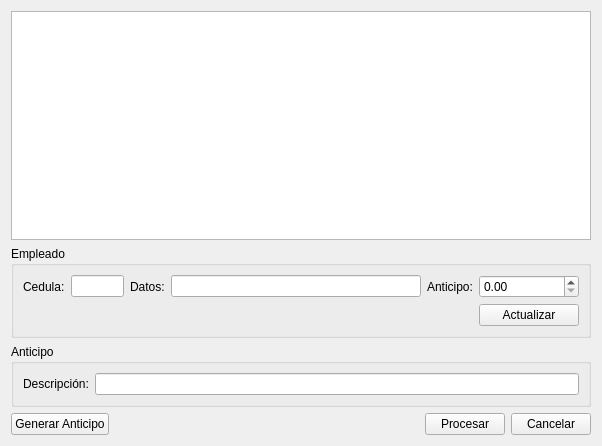
<?xml version="1.0" encoding="UTF-8"?>
<ui version="4.0">
 <class>AnticipoWidget</class>
 <widget class="QWidget" name="AnticipoWidget">
  <property name="windowModality">
   <enum>Qt::WindowModal</enum>
  </property>
  <property name="geometry">
   <rect>
    <x>0</x>
    <y>0</y>
    <width>602</width>
    <height>446</height>
   </rect>
  </property>
  <property name="windowTitle">
   <string>Form</string>
  </property>
  <layout class="QGridLayout" name="gridLayout_3">
   <item row="3" column="0">
    <layout class="QHBoxLayout" name="horizontalLayout">
     <item>
      <widget class="QPushButton" name="generarAnticipoPushButton">
       <property name="text">
        <string>Generar Anticipo</string>
       </property>
      </widget>
     </item>
     <item>
      <spacer name="horizontalSpacer">
       <property name="orientation">
        <enum>Qt::Horizontal</enum>
       </property>
       <property name="sizeHint" stdset="0">
        <size>
         <width>40</width>
         <height>20</height>
        </size>
       </property>
      </spacer>
     </item>
     <item>
      <widget class="QPushButton" name="procesarPushButton">
       <property name="text">
        <string>Procesar</string>
       </property>
      </widget>
     </item>
     <item>
      <widget class="QPushButton" name="cancelarPushButton">
       <property name="text">
        <string>Cancelar</string>
       </property>
      </widget>
     </item>
    </layout>
   </item>
   <item row="2" column="0">
    <widget class="QGroupBox" name="groupBox_2">
     <property name="title">
      <string>Anticipo</string>
     </property>
     <layout class="QGridLayout" name="gridLayout_2">
      <item row="0" column="0">
       <widget class="QLabel" name="label_4">
        <property name="text">
         <string>Descripción:</string>
        </property>
       </widget>
      </item>
      <item row="0" column="1">
       <widget class="QLineEdit" name="descripcionLineEdit"/>
      </item>
     </layout>
    </widget>
   </item>
   <item row="1" column="0">
    <widget class="QGroupBox" name="groupBox">
     <property name="title">
      <string>Empleado</string>
     </property>
     <layout class="QGridLayout" name="gridLayout">
      <item row="2" column="5">
       <widget class="QPushButton" name="actualizarPushButton">
        <property name="text">
         <string>Actualizar</string>
        </property>
       </widget>
      </item>
      <item row="1" column="5">
       <widget class="QDoubleSpinBox" name="anticipoDoubleSpinBox">
        <property name="minimumSize">
         <size>
          <width>100</width>
          <height>0</height>
         </size>
        </property>
        <property name="showGroupSeparator" stdset="0">
         <bool>true</bool>
        </property>
        <property name="maximum">
         <double>99999.000000000000000</double>
        </property>
       </widget>
      </item>
      <item row="1" column="4">
       <widget class="QLabel" name="label_3">
        <property name="text">
         <string>Anticipo:</string>
        </property>
       </widget>
      </item>
      <item row="1" column="1">
       <widget class="QLineEdit" name="cedulaLineEdit">
        <property name="enabled">
         <bool>true</bool>
        </property>
        <property name="readOnly">
         <bool>true</bool>
        </property>
       </widget>
      </item>
      <item row="1" column="0">
       <widget class="QLabel" name="label">
        <property name="text">
         <string>Cedula:</string>
        </property>
       </widget>
      </item>
      <item row="1" column="3">
       <widget class="QLineEdit" name="datosLineEdit">
        <property name="enabled">
         <bool>true</bool>
        </property>
        <property name="minimumSize">
         <size>
          <width>250</width>
          <height>0</height>
         </size>
        </property>
        <property name="readOnly">
         <bool>true</bool>
        </property>
       </widget>
      </item>
      <item row="1" column="2">
       <widget class="QLabel" name="label_2">
        <property name="text">
         <string>Datos:</string>
        </property>
       </widget>
      </item>
     </layout>
    </widget>
   </item>
   <item row="0" column="0">
    <widget class="QTableView" name="anticipoTableView">
     <property name="tabKeyNavigation">
      <bool>false</bool>
     </property>
     <property name="selectionMode">
      <enum>QAbstractItemView::SingleSelection</enum>
     </property>
     <property name="selectionBehavior">
      <enum>QAbstractItemView::SelectRows</enum>
     </property>
     <attribute name="horizontalHeaderCascadingSectionResizes">
      <bool>true</bool>
     </attribute>
     <attribute name="horizontalHeaderStretchLastSection">
      <bool>true</bool>
     </attribute>
    </widget>
   </item>
  </layout>
 </widget>
 <tabstops>
  <tabstop>anticipoTableView</tabstop>
  <tabstop>anticipoDoubleSpinBox</tabstop>
  <tabstop>actualizarPushButton</tabstop>
  <tabstop>descripcionLineEdit</tabstop>
  <tabstop>cedulaLineEdit</tabstop>
  <tabstop>datosLineEdit</tabstop>
  <tabstop>generarAnticipoPushButton</tabstop>
  <tabstop>procesarPushButton</tabstop>
  <tabstop>cancelarPushButton</tabstop>
 </tabstops>
 <resources/>
 <connections/>
</ui>
